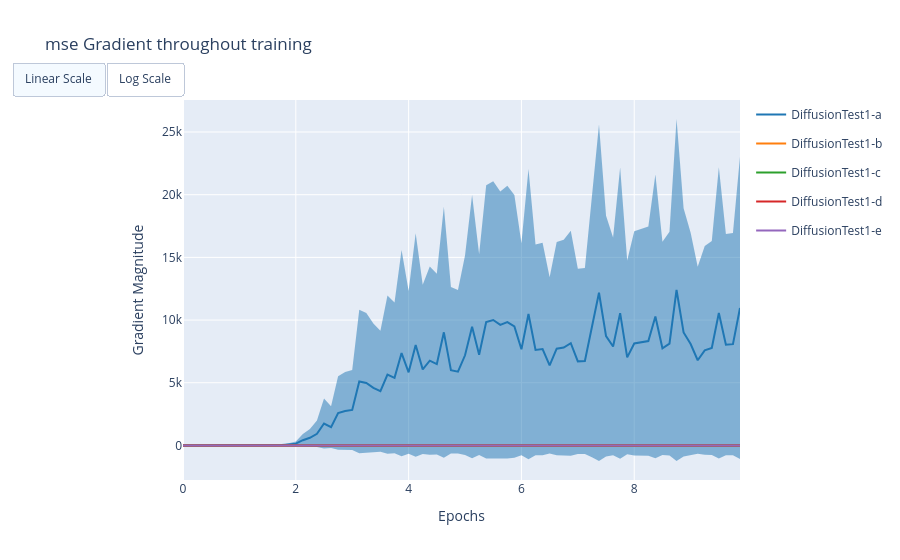

This figure's notebook cell:
### Code cell
plot_gradients(runs['diff'], "mse", "4.weight", log=False)
